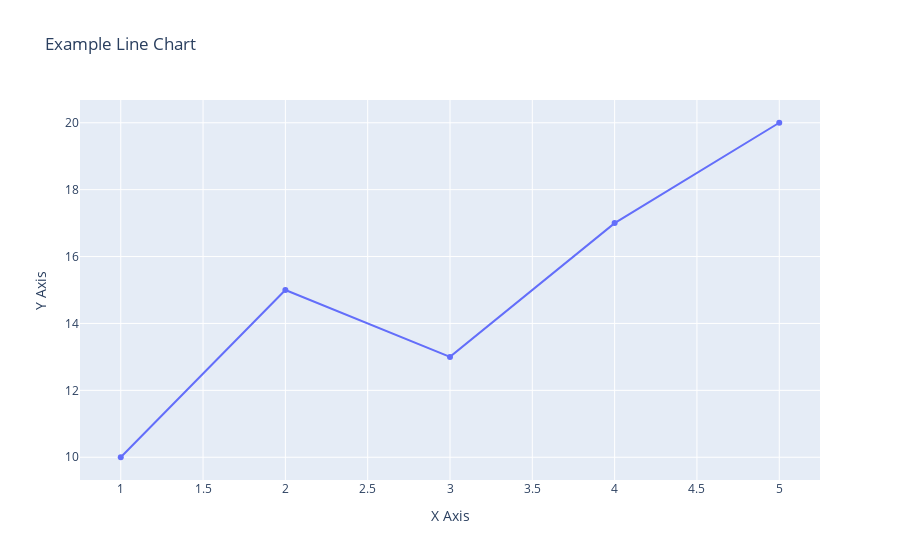
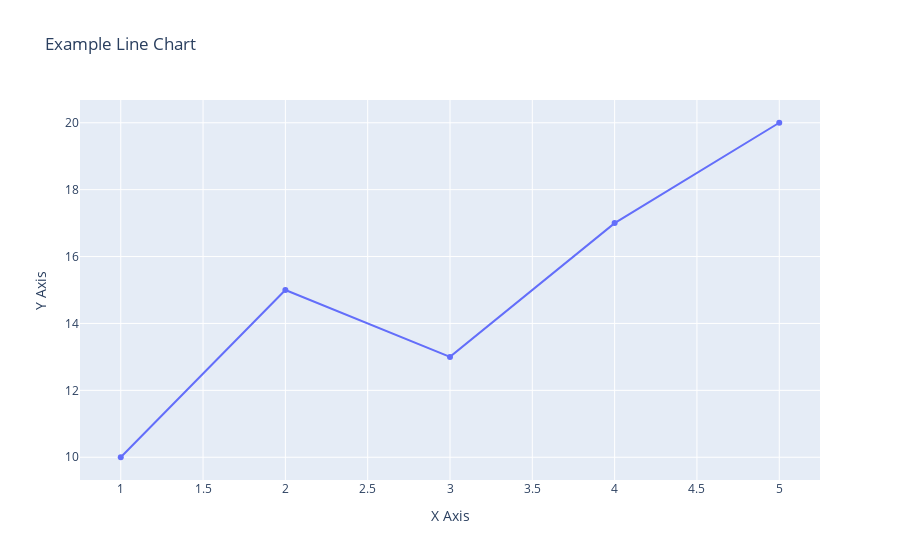

Notebook code for these charts, in order:
### Code cell
# 数据
x = [1, 2, 3, 4, 5]
y = [10, 15, 13, 17, 20]

# 创建折线图
fig = go.Figure(data=go.Scatter(x=x, y=y, mode='lines+markers'))

# 添加图表标题和轴标签
fig.update_layout(
    title='Example Line Chart',
    xaxis_title='X Axis',
    yaxis_title='Y Axis'
)

# 显示图表
fig.show()# 数据
x = [1, 2, 3, 4, 5]
y = [10, 15, 13, 17, 20]

# 创建折线图
fig = go.Figure(data=go.Scatter(x=x, y=y, mode='lines+markers'))

# 添加图表标题和轴标签
fig.update_layout(
    title='Example Line Chart',
    xaxis_title='X Axis',
    yaxis_title='Y Axis'
)

# 显示图表
fig.show()

### Figure 1 — Plotly figure (JSON) as saved in the notebook; plotly's stock layout.template omitted (floating-point values rounded to 4 significant figures)
{"data": [{"mode": "lines+markers", "type": "scatter", "x": [1, 2, 3, 4, 5], "y": [10, 15, 13, 17, 20]}], "layout": {"title": {"text": "Example Line Chart"}, "xaxis": {"title": {"text": "X Axis"}}, "yaxis": {"title": {"text": "Y Axis"}}}}

### Figure 2 — Plotly figure (JSON) as saved in the notebook; plotly's stock layout.template omitted (floating-point values rounded to 4 significant figures)
{"data": [{"mode": "lines+markers", "type": "scatter", "x": [1, 2, 3, 4, 5], "y": [10, 15, 13, 17, 20]}], "layout": {"title": {"text": "Example Line Chart"}, "xaxis": {"title": {"text": "X Axis"}}, "yaxis": {"title": {"text": "Y Axis"}}}}
